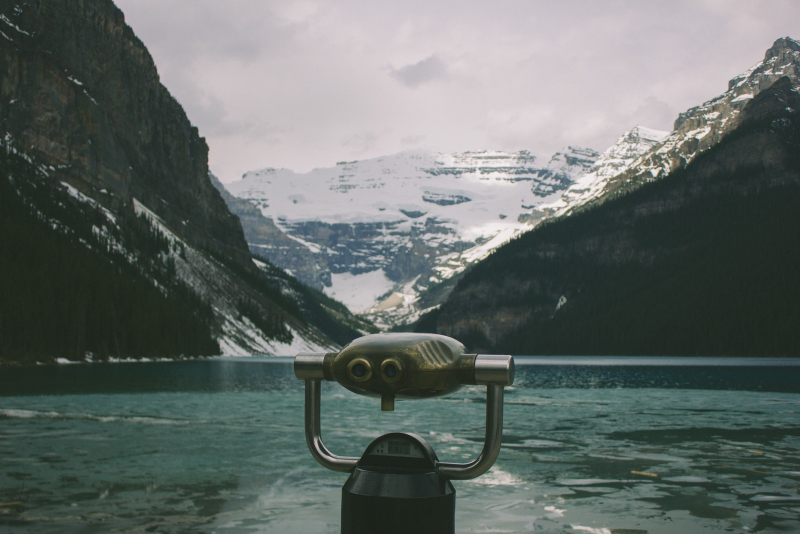
#> input picture assets/store/samples/landscape.jpg, 1600 x 1067 px, found by its file name (shown at 1/2 size)
$ python gen_fill_demo.py
#> lines starting #> are read from the running program, lines starting #| are printed output that depends on the picture
"""Run the app's OWN object-removal pipeline offline, for the promo art.

The 1.3.0 headline is that removing an object rebuilds the background behind it,
and the only honest way to put that in a graphic is to show a real result. So
this does what the app does, with the app's bundled models and the app's
numbers: a tap goes to MobileSAM, its mask goes to MI-GAN, and MI-GAN's fill is
composited back over the full-resolution photo.

**This is a PORT, not a re-imagining.** Every constant here is read off
`lib/features/segmentation/engines/inpaint/inpaint_engine.dart` and
`.../object/mobile_sam_engine.dart`, and the comments name the Dart it mirrors.
If the Dart changes, this drifts silently - the guard against that is that the
output is checked in and a regeneration that looks different is visible in the
diff.

Three things that are easy to get wrong, all of them load-bearing in the app:

- **The mask is DILATED before the model sees it.** A segmentation boundary is a
  blend of object and background and `alpha > 128` cuts inside it, so the raw
  mask leaves a rim of the object in the visible context; the model conditions
  on that rim and synthesises the hole in the object's own colour. `_GUARD`.
- **The model sees a WINDOW, not the whole photo.** At a fixed 512² input, a
  small object in a big frame would be synthesised a few dozen pixels wide and
  blown back up. The window is the object's bbox plus half its longer side.
- **The way back up is CUBIC.** `copyResize` defaults to nearest, and this is an
  upscale from 512 to the window's real size - nearest is what "the fill is
  terrible quality" actually was.

The photo is `assets/store/samples/landscape.jpg`, CC0 from Wikimedia Commons
and recorded in that directory's SOURCES.json - the same frame the Play
listing's Effects shot uses. A promo graphic is commercial use of every pixel in
it, exactly as a listing is.

    python tool/gen_fill_demo.py [--point X Y] [--preview]

Out: assets/store/social/fill-before.png, fill-after.png (and, with --preview,
a side-by-side contact sheet in build/ for checking the tap landed).
"""

from __future__ import annotations

import argparse
import os
import sys

import numpy as np
from PIL import Image

ROOT = os.getcwd()
SAMPLES = os.path.join(ROOT, "assets", "store", "samples")
MODELS = os.path.join(ROOT, "assets", "models")
OUT = os.path.join(ROOT, "assets", "store", "social")

# --- constants ported from the Dart -----------------------------------------
SAM_SIDE = 1024        # mobile_sam_engine.dart: inputSide
LOW_RES = 256          # mobile_sam_engine.dart: lowResSide
MIGAN_SIDE = 512       # inpaint_engine.dart: _side
WINDOW_MARGIN = 0.5    # inpaint_engine.dart: _windowMargin
GUARD = 4              # inpaint_engine.dart: _guard
SEAM = 3               # inpaint_engine.dart: _seam

# Where the finger lands, in source-image pixels. The tower viewer in the
# foreground of the lake photo: a real object, in front of the background it
# has to be rebuilt from, which is the case the feature exists for.
DEFAULT_POINT = (786, 812)


def _session(name: str):
    import onnxruntime as ort

    path = os.path.join(MODELS, name)
    if not os.path.exists(path):
        sys.exit("missing %s - the bundled models are committed, is this a full clone?" % path)
    return ort.InferenceSession(path, providers=["CPUExecutionProvider"])


# --------------------------------------------------------------- MobileSAM
def sam_mask(img: Image.Image, point: tuple[int, int]) -> np.ndarray:
    """The app's tap-to-select: encoder once, decoder on one positive point.

    Mirrors `MobileSamEngine._prepareInput` / `_decode`: the photo is resized so
    its LONGEST side is 1024 (no padding is fed - the export takes a dynamic
    HWC), the prompt is expressed in that resized frame, and the 256² logit grid
    is bilinearly sampled back up with `logit > 0` as the cut.
    """
    src_w, src_h = img.size
    scale = SAM_SIDE / max(src_w, src_h)
    rw = max(1, min(SAM_SIDE, round(src_w * scale)))
    rh = max(1, min(SAM_SIDE, round(src_h * scale)))
    resized = img.resize((rw, rh), Image.BILINEAR)

    enc = _session("mobile_sam_encoder.onnx")
    hwc = np.asarray(resized, dtype=np.float32)  # normalization is baked in
    emb = enc.run(["image_embeddings"], {"input_image": hwc})[0]

    dec = _session("mobile_sam_decoder.onnx")
    # Prompt coords live in the RESIZED frame (mobile_sam_engine.dart:123).
    px, py = point[0] * scale, point[1] * scale
    out = dec.run(
        ["low_res_masks"],
        {
            "image_embeddings": emb.astype(np.float32),
            "point_coords": np.array([[[px, py]]], dtype=np.float32),
            "point_labels": np.array([[1]], dtype=np.float32),
            "mask_input": np.zeros((1, 1, LOW_RES, LOW_RES), dtype=np.float32),
            "has_mask_input": np.array([0], dtype=np.float32),
            "orig_im_size": np.array([rh, rw], dtype=np.float32),
        },
    )[0]
    logits = np.asarray(out).reshape(LOW_RES, LOW_RES)

    # The logit grid maps the PADDED 1024² frame, so only its top-left
    # (resized/4) region is valid (mobile_sam_engine.dart:458).
    vu = rw / 4.0
    vv = rh / 4.0
    ys = np.linspace(0, vv - 1, src_h, dtype=np.float32)
    xs = np.linspace(0, vu - 1, src_w, dtype=np.float32)
    y0 = np.clip(np.floor(ys).astype(int), 0, LOW_RES - 1)
    y1 = np.clip(y0 + 1, 0, LOW_RES - 1)
    x0 = np.clip(np.floor(xs).astype(int), 0, LOW_RES - 1)
    x1 = np.clip(x0 + 1, 0, LOW_RES - 1)
    fy = (ys - y0)[:, None]
    fx = (xs - x0)[None, :]
    top = logits[np.ix_(y0, x0)] * (1 - fx) + logits[np.ix_(y0, x1)] * fx
    bot = logits[np.ix_(y1, x0)] * (1 - fx) + logits[np.ix_(y1, x1)] * fx
    return ((top * (1 - fy) + bot * fy) > 0).astype(np.uint8)


# ------------------------------------------------------------------ MI-GAN
# [94 lines left out: functions _letterbox, _window, _dilate, _blur, fill, not called in this run]


def main() -> None:
    ap = argparse.ArgumentParser()
    # Several taps, applied in sequence. This is not a shortcut around a bad
    # selection - it is what the app does. One tap selects one object, and a
    # tower viewer is a head, a post and a handle, so a user who wants the whole
    # thing gone taps it three times. Each fill re-encodes, because after a fill
    # the photo has changed and the next tap must see the new pixels.
    ap.add_argument("--points", nargs="+", default=["%d,%d" % DEFAULT_POINT],
                    help="one or more X,Y taps in source-image pixels")
    ap.add_argument("--preview", action="store_true")
    args = ap.parse_args()

    taps = []
    for p in args.points:
        try:
            x, y = (int(v) for v in p.replace(" ", "").split(","))
        except ValueError:
            sys.exit("--points takes X,Y pairs, e.g. --points 730,700 745,980")
        taps.append((x, y))

    src = os.path.join(SAMPLES, "landscape.jpg")
    before = Image.open(src).convert("RGB")
#> before is the input picture: PIL image 1600x1067 RGB; mean R, G, B 98.8, 107, 103.7
    print("photo   %s %dx%d  (CC0, see samples/SOURCES.json)" % (
        os.path.basename(src), *before.size))
#| photo   landscape.jpg 1600x1067  (CC0, see samples/SOURCES.json)

    img = before
    marks = np.zeros((before.height, before.width), np.uint8)
    for i, tap in enumerate(taps, 1):
        mask = sam_mask(img, tap)
        cover = mask.mean()
        # A tap that comes back with a quarter of the picture has selected
        # scenery, not an object - on this photo, tapping the handle where it
        # crosses the shoreline returns the whole lake surface. MI-GAN will
        # cheerfully synthesise that and the result is a smear, so refuse it
        # here rather than discover it in the render.
        if cover > 0.10:
            sys.exit("tap %d (%d,%d) selected %.1f%% of the frame - that is "
                     "scenery, not an object. Move it onto the object's body."
                     % (i, tap[0], tap[1], cover * 100))
        ys, xs = np.nonzero(mask)
        if len(xs) == 0:
            sys.exit("tap %d selected nothing - move it onto the object" % i)
        print("tap %d   %-12s -> %5.2f%% of the frame, bbox %dx%d at (%d,%d)"
              % (i, "%d,%d" % tap, cover * 100,
                 xs.max() - xs.min() + 1, ys.max() - ys.min() + 1,
                 xs.min(), ys.min()))
        marks |= mask
        img = fill(img, mask)
#> this loop made 1 pass
#> pass 1, in sam_mask, `resized = img.resize((rw, rh), Image.BILINEAR)`:
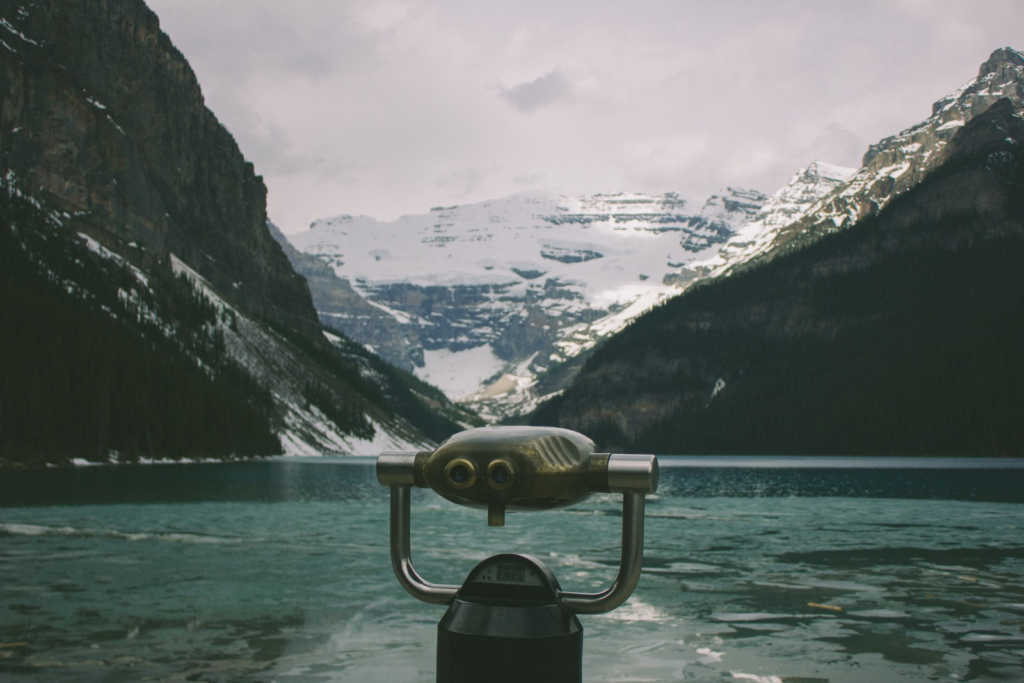
#> resized: PIL image 1024x683 RGB; mean R, G, B 98.9, 107, 103.7
#> after the loop: marks: shape (1067, 1600); every value is 0

    # Only the AFTER is written. The "before" IS `assets/store/samples/landscape.jpg`,
    # already in the repo, and a second copy of it would be a megabyte and a half
    # of duplication that can silently fall out of step with the original.
    #
    # PNG, not JPEG, even though this is a photograph. It is the model's output
    # and everything downstream re-encodes it: at q95 the ringing it picked up
    # cost the finished 1200² promo 200 KB MORE than the lossless source did,
    # which is the opposite of the trade JPEG is usually made for. Evidence is
    # stored exactly, the same way `samples/subject-mask.png` is.
    os.makedirs(OUT, exist_ok=True)
    dest = os.path.join(OUT, "fill-after.png")
    img.save(dest)
    print("wrote   %s  (%d tap%s, %d KB)"
          % (os.path.relpath(dest, ROOT), len(taps),
             "" if len(taps) == 1 else "s", os.path.getsize(dest) // 1024))

    if args.preview:
        os.makedirs(os.path.join(ROOT, "build"), exist_ok=True)
        m = np.asarray(before).copy()
        m[marks != 0] = (m[marks != 0] * 0.45
                         + np.array([255, 40, 140]) * 0.55).astype(np.uint8)
        sheet = Image.new("RGB", (before.width * 3 + 24, before.height), (18, 18, 20))
        sheet.paste(before, (0, 0))
        sheet.paste(Image.fromarray(m), (before.width + 12, 0))
        sheet.paste(img, (2 * before.width + 24, 0))
        sheet.thumbnail((1800, 1800), Image.LANCZOS)
        p = os.path.join(ROOT, "build", "fill-demo-preview.jpg")
        sheet.save(p, quality=88)
        print("preview %s  (before | what the taps selected | after)"
              % os.path.relpath(p, ROOT))


if __name__ == "__main__":
#> (the run stopped early here; a loop or call above may not have finished)

$ run again, with assets/store/samples/cell1.jpg copied over assets/store/samples/landscape.jpg
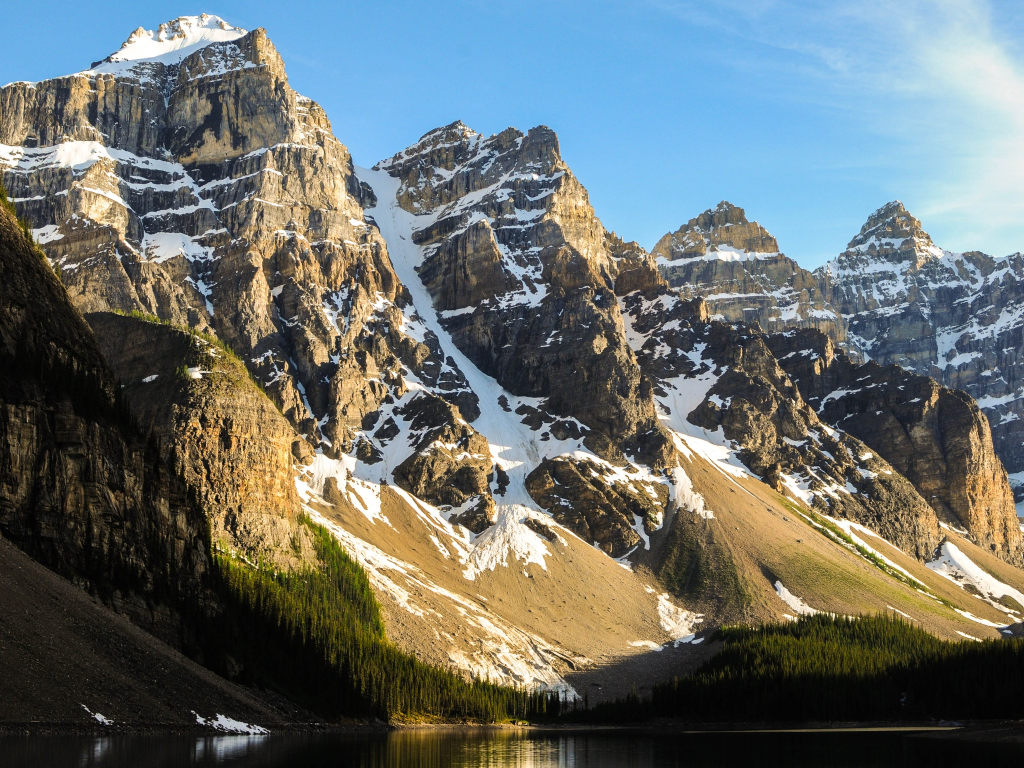
#> input picture assets/store/samples/cell1.jpg, 2048 x 1536 px, found by its file name (shown at 1/2 size)
#> in main, before is the input picture: PIL image 2048x1536 RGB; mean R, G, B 104.8, 111.3, 108.1
#| photo   landscape.jpg 2048x1536  (CC0, see samples/SOURCES.json)
#> the loop in main, `for i, tap in enumerate(taps, 1):` made 1 pass
#> pass 1, in sam_mask, `resized = img.resize((rw, rh), Image.BILINEAR)`:
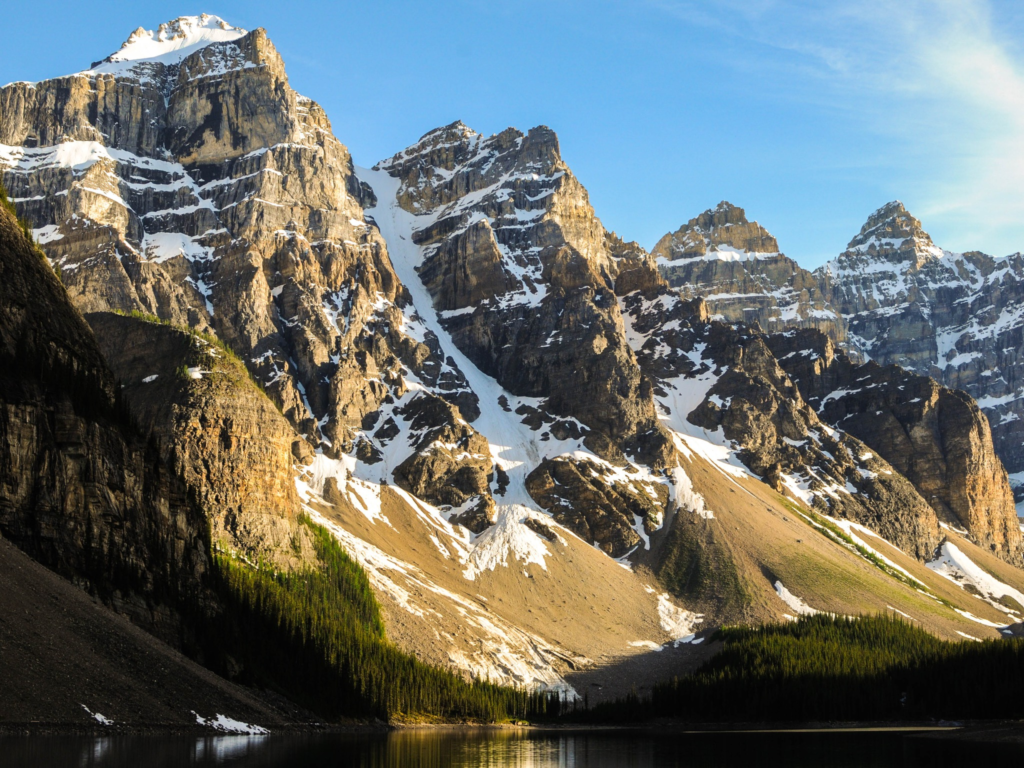
#> resized: PIL image 1024x768 RGB; mean R, G, B 105, 111.4, 108.3

$ run again, with assets/store/samples/cell2.jpg copied over assets/store/samples/landscape.jpg
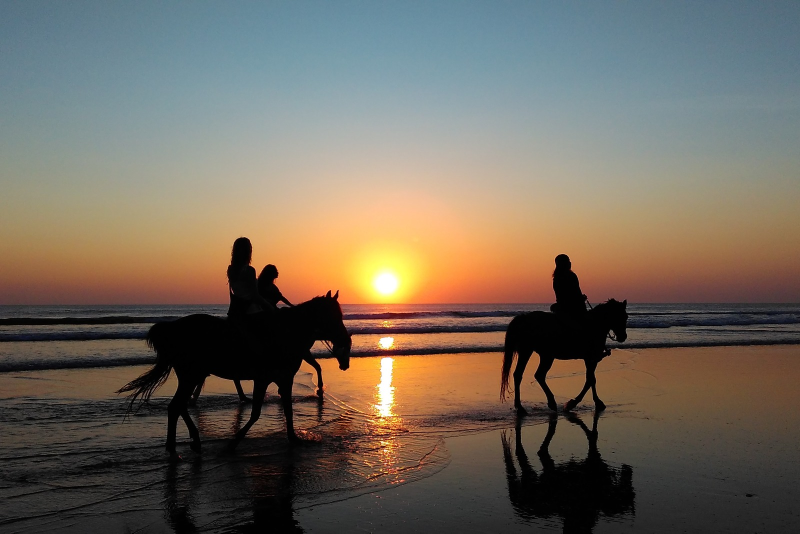
#> input picture assets/store/samples/cell2.jpg, 1600 x 1067 px, found by its file name (shown at 1/2 size)
#> in main, before is the input picture: PIL image 1600x1067 RGB; mean R, G, B 114.4, 105.2, 93.1
#| photo   landscape.jpg 1600x1067  (CC0, see samples/SOURCES.json)
#> the loop in main, `for i, tap in enumerate(taps, 1):` made 1 pass
#> pass 1, in sam_mask, `resized = img.resize((rw, rh), Image.BILINEAR)`:
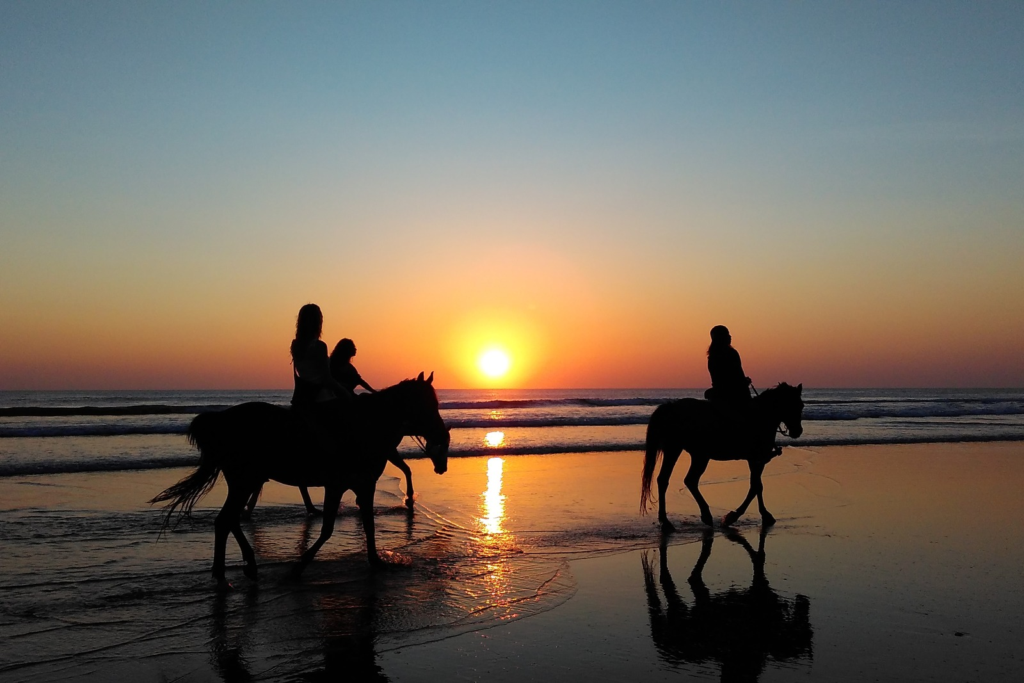
#> resized: PIL image 1024x683 RGB; mean R, G, B 114.4, 105.2, 93.1
